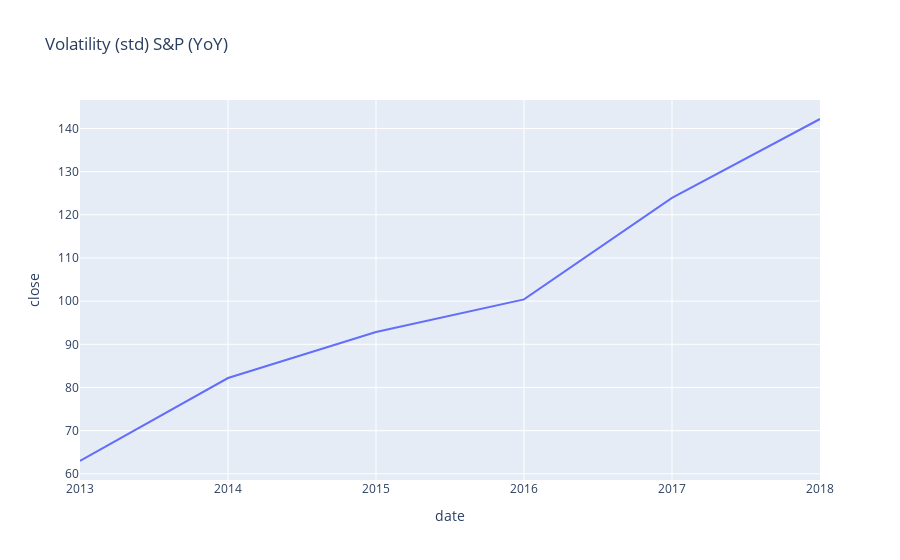

This figure's notebook cell:
### Code cell
fig = px.line(df2, x='date', y='close', title="Volatility (std) S&P (YoY)")
fig.show()

### Figure 1 — Plotly figure (JSON) as saved in the notebook; plotly's stock layout.template omitted (floating-point values rounded to 4 significant figures)
{"data": [{"hovertemplate": "date=%{x}<br>close=%{y}<extra></extra>", "legendgroup": "", "line": {"color": "#636efa", "dash": "solid"}, "mode": "lines", "name": "", "orientation": "v", "showlegend": false, "type": "scatter", "x": [2013, 2014, 2015, 2016, 2017, 2018], "xaxis": "x", "y": [62.96, 82.19, 92.84, 100.4, 123.9, 142.2], "yaxis": "y"}], "layout": {"legend": {"tracegroupgap": 0}, "title": {"text": "Volatility (std) S&P (YoY)"}, "xaxis": {"anchor": "y", "domain": [0, 1], "title": {"text": "date"}}, "yaxis": {"anchor": "x", "domain": [0, 1], "title": {"text": "close"}}}}
